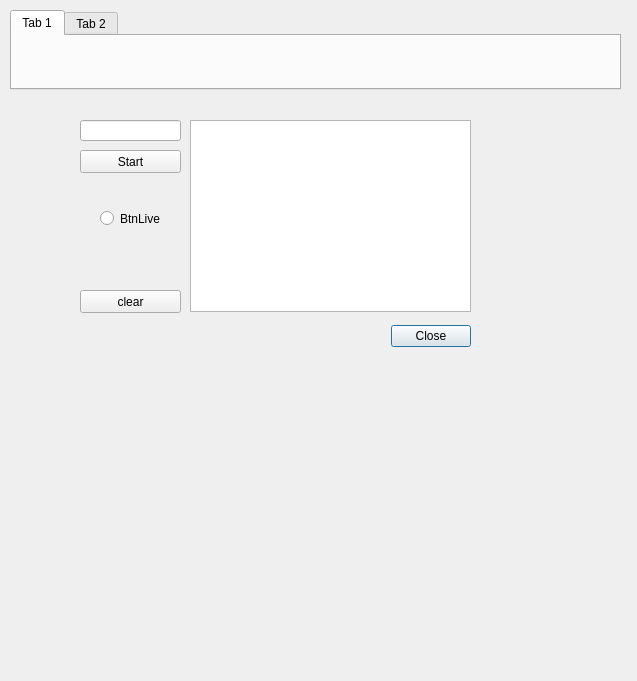
<?xml version="1.0" encoding="UTF-8"?>
<ui version="4.0">
 <class>myfirstgui</class>
 <widget class="QDialog" name="myfirstgui">
  <property name="geometry">
   <rect>
    <x>0</x>
    <y>0</y>
    <width>637</width>
    <height>681</height>
   </rect>
  </property>
  <property name="windowTitle">
   <string>My First Gui!</string>
  </property>
  <widget class="QDialogButtonBox" name="buttonBox">
   <property name="geometry">
    <rect>
     <x>90</x>
     <y>320</y>
     <width>381</width>
     <height>32</height>
    </rect>
   </property>
   <property name="orientation">
    <enum>Qt::Horizontal</enum>
   </property>
   <property name="standardButtons">
    <set>QDialogButtonBox::Close</set>
   </property>
  </widget>
  <widget class="QLineEdit" name="txtTargetCoin">
   <property name="geometry">
    <rect>
     <x>80</x>
     <y>120</y>
     <width>101</width>
     <height>21</height>
    </rect>
   </property>
  </widget>
  <widget class="QListWidget" name="listWidget">
   <property name="geometry">
    <rect>
     <x>190</x>
     <y>120</y>
     <width>281</width>
     <height>192</height>
    </rect>
   </property>
  </widget>
  <widget class="QPushButton" name="BtnClear">
   <property name="geometry">
    <rect>
     <x>80</x>
     <y>290</y>
     <width>101</width>
     <height>23</height>
    </rect>
   </property>
   <property name="text">
    <string>clear</string>
   </property>
  </widget>
  <widget class="QPushButton" name="BtnStart">
   <property name="geometry">
    <rect>
     <x>80</x>
     <y>150</y>
     <width>101</width>
     <height>23</height>
    </rect>
   </property>
   <property name="text">
    <string>Start</string>
   </property>
  </widget>
  <widget class="QRadioButton" name="BtnLive">
   <property name="geometry">
    <rect>
     <x>100</x>
     <y>210</y>
     <width>82</width>
     <height>17</height>
    </rect>
   </property>
   <property name="text">
    <string>BtnLive</string>
   </property>
  </widget>
  <widget class="QTabWidget" name="tabWidget">
   <property name="geometry">
    <rect>
     <x>10</x>
     <y>10</y>
     <width>611</width>
     <height>80</height>
    </rect>
   </property>
   <widget class="QWidget" name="tab">
    <attribute name="title">
     <string>Tab 1</string>
    </attribute>
   </widget>
   <widget class="QWidget" name="tab_2">
    <attribute name="title">
     <string>Tab 2</string>
    </attribute>
   </widget>
  </widget>
 </widget>
 <resources/>
 <connections>
  <connection>
   <sender>buttonBox</sender>
   <signal>accepted()</signal>
   <receiver>myfirstgui</receiver>
   <slot>accept()</slot>
   <hints>
    <hint type="sourcelabel">
     <x>258</x>
     <y>274</y>
    </hint>
    <hint type="destinationlabel">
     <x>157</x>
     <y>274</y>
    </hint>
   </hints>
  </connection>
  <connection>
   <sender>buttonBox</sender>
   <signal>rejected()</signal>
   <receiver>myfirstgui</receiver>
   <slot>reject()</slot>
   <hints>
    <hint type="sourcelabel">
     <x>316</x>
     <y>260</y>
    </hint>
    <hint type="destinationlabel">
     <x>286</x>
     <y>274</y>
    </hint>
   </hints>
  </connection>
  <connection>
   <sender>BtnClear</sender>
   <signal>clicked()</signal>
   <receiver>listWidget</receiver>
   <slot>clear()</slot>
   <hints>
    <hint type="sourcelabel">
     <x>177</x>
     <y>253</y>
    </hint>
    <hint type="destinationlabel">
     <x>177</x>
     <y>174</y>
    </hint>
   </hints>
  </connection>
 </connections>
</ui>
